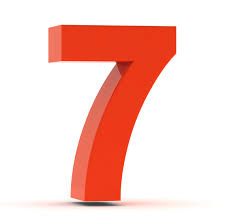
#> input picture 7.jpg, 225 x 224 px
$ jupyter execute --allow-errors test.ipynb
#> lines starting #> are read from the running program, lines starting #| are printed output that depends on the picture
[cell 1]
x = [[2], [4], [6]]
y = [[1], [3], [5]]

length = 3
for i in range(0, 3):
    print(x[i][0] + y[i][0])

print(x)

[cell 2]
X = [x, y]
print(X)

[cell 3]
def quickSort(y, left, right):
#> called with left = 0, right = 8
	if right - left < 2:
		return ;

	pivot = int(y[left]+y[right])/2
	i,j = left,right

	while i < j :
		while y[i] <= pivot and i<j :
			i += 1
		while y[j] > pivot and i<j :
			j -= 1
		if i < j :
			tempy = y[i]
			y[i] = y[j]
			y[j] = tempy
			#tempx = x[i]
			#x[i] = x[j]
			#x[j] = tempx
	quickSort(y, left, i-1)
	quickSort(y, i, right)

y= [0,15,84,94,1,16,1,1,1]
quickSort(y, 0, len(y)-1)
print(y)

[cell 4]
import numpy as np
# [5 lines of commented-out code are left out]
a = np.array([[1, 2], [3, 4]])
a.transpose()

[cell 5]
import random
for i in range(0,10):
    print(random.randint(0, 10))

x = [0,1,2,3]
x[0] = 4
print(x)

#> (a cell that did not finish here is left out)

[cell 7]
for i, j in zip(range(0,10), range(1,11)):
    print(i, j)

[cell 8]
from PIL import Image
import numpy as np
import matplotlib.pyplot as plt

fname = '7.jpg'
image = Image.open(fname).convert("L")
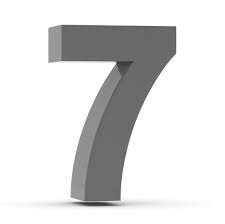
#> image: PIL image 225x224 L; min 50, max 255, mean 221.2
arr = np.asarray(image)
plt.imshow(arr, cmap='gray')
plt.show()

[cell 9]
'''image = np.array([[0,200,255,0],
                  [0,0,200,0],
                  [0,0,200,0],
                  [0,0,200,0]])'''
image2 = arr
plt.imshow(image2, cmap=plt.get_cmap('gray'), vmin=0, vmax=255)

[cell 10]
import csv
X = []
i = 0
#> (the rest of this cell did not finish here and is left out)

[cell 11]
x = [1,2,3,4]
import numpy as np
X = np.array(x).reshape(2,2)
l ,d = X.shape
print(l, d+1)
for i in range(2):
    print(X[i])
import math
math.sqrt(2)
a = np.zeros(10)
a[2] = 2
a[3] = 3
a.sort()
a
import statistics
statistics.mode(a)

[cell 12]
import numpy as np
from pandas import Series
arr = {1000:1, 2000:2, 3000:3, 4000:4}
arr = list(arr)
#arr[3]
type(arr[0])

[cell 13]
ls = []
ls.append({1000:1})
ls.append({2000:2})
ls.append({3000:3})
print(ls)
list(ls[2].keys())[0]
ls[2] = {2500:2}
#dic = {1:5}

[cell 14]
dic = {1000:1, 2000:2, 3000:3, 1400:4}
#> (the rest of this cell did not finish here and is left out)

[cell 15]
from scipy import linalg
import numpy as np
import pylab as pl
import matplotlib as mpl

from sklearn.discriminant_analysis import LinearDiscriminantAnalysis
from sklearn.discriminant_analysis import QuadraticDiscriminantAnalysis

######################################################################
# load sample dataset
from sklearn.datasets import load_iris
#from scikits.learn.datasets import load_iris

iris = load_iris()
X = iris.data[0:100,:2] # Take only 2 dimensions(first two features)
y = iris.target[0:100]
X = X[y>0]
y = y[y==1]
print(X.shape)
print(y.size)

#####################################################################
lda = LinearDiscriminantAnalysis(solver="svd", store_covariance=True)
y_pred = lda.fit(X, y).predict(X)

xx, yy = np.meshgrid(np.linspace(4, 8.5, 200), np.linspace(1.5, 4.5, 200))

[cell 16]
import numpy as np
import matplotlib.pyplot as plt
x = np.arange(-5, 5, 0.1)
y = np.arange(-5, 5, 0.1)
xx, yy = np.meshgrid(x, y, sparse=True)
z = np.sin(xx**2 + yy**2) / (xx**2 + yy**2)
#h = plt.contourf(x,y,z)

[cell 17]
import numpy as np
import matplotlib.pyplot as plt
from sklearn import svm
from sklearn.datasets import make_blobs

X, y = make_blobs(n_samples=40, centers=2, random_state=6)
#print(X)

# fit the model, don't regularize for illustration purposes
clf = svm.SVC(kernel='linear')
clf.fit(X, y)

plt.scatter(X[:, 0], X[:, 1], c=y, s=30, cmap=plt.cm.Paired)

ax = plt.gca()
xlim = ax.get_xlim()
ylim = ax.get_ylim()
ylim
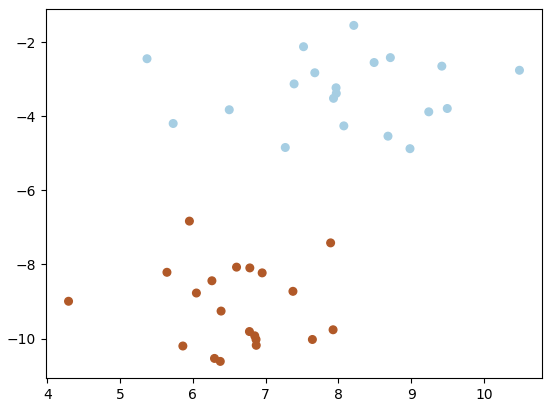
#> figure drawn by matplotlib, 1 panel
